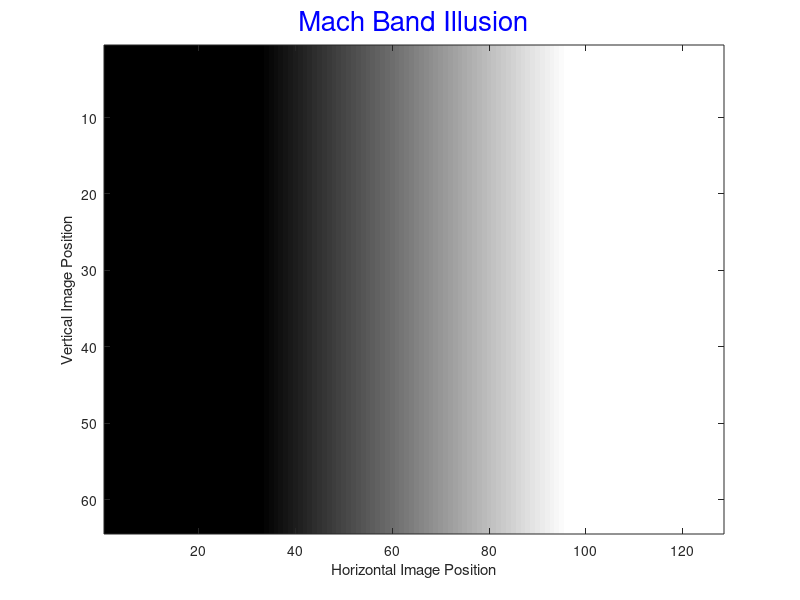
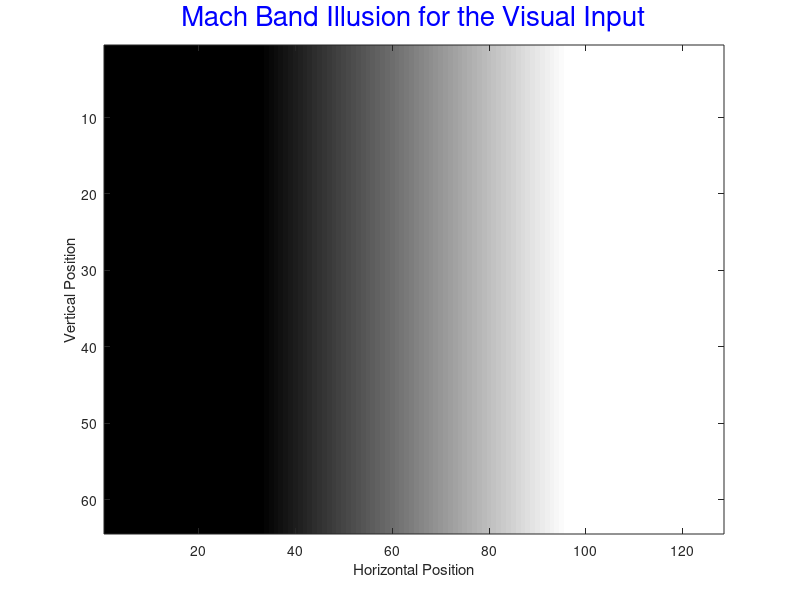
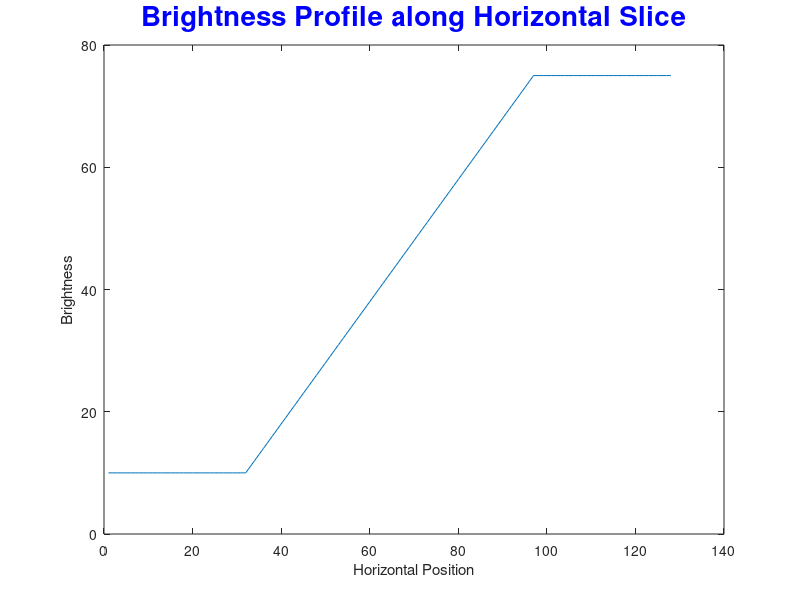

Recreate these plots in MATLAB, in order. (Note: this script raises an error after producing the figures.)
%Jessi Singh
%BIOENG 
%Systems Neuroscience
%Jan 15, 2024

%% Step 1: 
%a) Create the visual input for the Mach Band Illusion
input_matrix = zeros(64, 128); % Initialize a 64 by 128 matrix

%Linearly increase from 10 to 32 for the first 32 columns
input_matrix(:, 1:32) = repmat(linspace(10, 32, 32), 64, 1);

%Linearly increase from 32 to 64 for the next 32 columns
input_matrix(:, 33:64) = repmat(linspace(32, 64, 32), 64, 1);

%Set the rest of the columns to 75
input_matrix(:, 65:end) = 75;


%% step 1 alternate
% Create portions of Mach Band
part1 = ones(64, 32) * 10;
part2 = repmat(11:75, 64, 1);
part3 = ones(64, 31) * 75;

% Concatenate to create the Mach Band matrix
input_matrix = [part1, part2, part3];

% Display the Mach Band image
figure('Color', 'w');
imagesc(input_matrix);
colormap gray;
title('Mach Band Illusion', 'FontSize', 20, 'FontWeight', 'normal', 'Color', 'b');
xlabel('Horizontal Image Position');
ylabel('Vertical Image Position');



%%
% Display the input image
figure('Color', 'w');
colormap gray;
imagesc(input_matrix);
title('Mach Band Illusion for the Visual Input', 'FontSize',20,'FontWeight','normal','Color','b');
xlabel('Horizontal Position');
ylabel('Vertical Position');
% Part 1: Mach Band Illusion
% 
% % a) Create the visual input for the Mach Band Illusion
% %step 1 attempt 2
% input_matrix = zeros(64, 128); %because 64 by 128
% input_matrix(:, 1:32) = repmat(10:32, 32, 1);
% input_matrix(:, 33:64) = 64+.1;
% input_matrix(:, 64:end) = 75;
% % 
% % step 1 attempt 1 
% imageMatrix(:, 1:32) = 10;
% imageMatrix(:, 33+75) = 75;
% 
% figure;
% imagesc(input_matrix);
% colormap gray;
% title('Mach Band Illusion for the Visual Input');
%% step 1 attept 3
% 
% % Problem 1a
% image_matrix = ones(64, 128) * 75;
% image_matrix(:, 1:32) = repmat(linspace(10, 32, 32), 64, 1); % Linearly increase from 10 to 32
% image_matrix(:, 33:64) = repmat(linspace(32, 64, 32), 64, 1); % Linearly increase from 32 to 64
% imagesc(image_matrix);
% 
% figure;
% imagesc(input_matrix);
% colormap gray;
% title('Mach Band Illusion for the Visual Input');


%% attempt 1 
% b) Plot brightness as a function of horizontal position
slice = input_matrix(32, :);
figure('Color', 'w');
plot(slice);

xlabel('Horizontal Position');
ylabel('Brightness');
title('Brightness Profile along Horizontal Slice', 'FontSize',20, 'FontWeight','bold', 'Color','b');
% Set y-axis lower limit to 0
ylim([0, 80]);
% %% attempt 2 - loosk the same as one lol
% % b) Plot brightness as a function of horizontal position
% brightness_slice = mean(input_matrix, 1); % Take the mean along the rows
% figure;
% plot(brightness_slice, 'LineWidth', 2);
% title('Brightness as a Function of Horizontal Position', 'FontSize',20,'FontWeight','normal','Color','b');
% xlabel('Horizontal Position');
% ylabel('Brightness');
% colormap gray;


%% attempt 3 
% c) Create the receptive field of a retinal ganglion cell
% c) Create the receptive field of a retinal ganglion cell
[X, Y] = meshgrid(-2:2);

% Create modified circular Gaussian functions

% Calculate the normalization factor
norm_factor = 1 / (2 * pi * std_x * std_y);

% Calculate the exponential part of the Gaussian
;
Egaus = (2.*pi.*SF.*X) * exp(-(X.^2 + Y.^2) / (2 * 2^2));
Igaus =  (2.*pi.*SF.*X)* exp(-(X.^2 + Y.^2) / (2 * 6^2)); % Invert the Gaussian to make the surround dark

S = 500;
IE = 6;
recf = S * (Egaus - IE * Igaus);

% Display the receptive field
figure;
imagesc(recf);
colormap gray; %hot,jet,pink
% Set the color axis limits to be close to -6 and 4


title('Receptive Field of a Retinal Ganglion Cell', 'FontSize', 20, 'Color','b');
xlabel('horozontal posistion')
ylabel('vertical posistion')

%%
% d) Convolve receptive field and input image
input_matrix = [part1, part2, part3];
recf = S * (Egaus - IE * Igaus);
conv_res = conv2(input_matrix, recf, 'valid');

figure;
imagesc(conv_res);
colormap gray;
title('Output after Convolution', 'FontSize', 20, 'Color','b');

%% attempt d part II 
% d) Convolve your receptive field and input image
convolved_output = conv2(input_matrix, recf, 'valid');

% Display the output of the convolution
figure;
imagesc(convolved_output);
colormap gray;
title('Output of Convolution with Receptive Field', 'FontSize', 14);
xlabel('Horizontal Position');
ylabel('Vertical Position');

% Plot a horizontal slice through the output matrix
figure;
slice_position = size(convolved_output, 1) / 2;
plot(convolved_output(slice_position, :), 'LineWidth', 2);
title('Horizontal Slice through Convolution Output', 'FontSize', 14);
xlabel('Horizontal Position');
ylabel('Brightness');


%% Step 2 

% Part 2: Gabor Function - wrong 
% 
% % a) Define values
% OR = pi/2; % Orientation in radians
% % SF = 0.05; % Spatial frequency
% 
% % b) Create matrices
% [x, y] = meshgrid(-20:20);
% 
% % Skew and rotate the Gaussian
% X = x * cos(OR) + y * sin(OR);
% Y = -x * sin(OR) + y * cos(OR);
% 
% % c) Create Gabor function
% std_x = 7;
% std_y = 17;
% 
% % 2D Gaussian
% % gaussian = exp(-0.5 * ((X/std_x).^2 + (Y/std_y).^2));
% gaussian = exp(-((X.^2 ./ (2.*std_x.^2)) + (Y.^2 ./ (2.*std_y.^2))));
% 
% % Modulate the Gaussian with a sine wave
% A = sin(2.*pi.*SF.*X) ./ (2.*pi.*std_x.*std_y); % (2*pi*SF*X.*Y);
% 
% % Gabor function
% gabor_function = A .* gaussian;
% 
% figure; imagesc(gabor_function); colormap gray; axis square;
% title ('Gabor Function with OR = pi/2 and SF = .05')
% xlabel('Horizontal Posisition')
% ylabel('Vertical Posistion')
% % temp plot out 
% %  Plot the Gabor function
% % surf(gabor_function);
% % title('Gabor Function');

%% step 2 new new new new 

%% Step 1c: Create the receptive field of a retinal ganglion cell - wrong

% Create matrices
[X, Y] = meshgrid(-2:2);

% Convert to polar coordinates
[Theta, Rho] = cart2pol(X, Y);

% Create modified circular Gaussian functions
Egaus = exp(-(Rho.^2) / (2 * 2^2)); % Use element-wise exponentiation
Igaus = 1 - exp(-(Rho.^2) / (2 * 6^2)); % Use element-wise exponentiation, and invert the Gaussian to make the surround dark

S = 500;
IE = 6;
recf = S * (Egaus - IE * Igaus);

% Display the receptive field with colormap gray and colorbar
figure;
imagesc(recf);
colormap gray;
colorbar;

title('Receptive Field of a Retinal Ganglion Cell', 'FontSize', 20, 'Color', 'b');
xlabel('Horizontal Position');
ylabel('Vertical Position');

% d) Convolve receptive field and input image
input_matrix = [part1, part2, part3];
recf = S * (Egaus - IE * Igaus);
conv_res = conv2(input_matrix, recf, 'valid');

figure;
imagesc(conv_res);
colormap gray;
title('Output after Convolution', 'FontSize', 20, 'Color','b');

%% Manipulate the OR pi/2 and .1 

% Part 2: Gabor Function

% a) Define values
OR = pi/4 % Orientation in radians
SF = 0.05; % Spatial frequency

% b) Create matrices
[x, y] = meshgrid(-20:20);

% Skew and rotate the Gaussian
X = x * cos(OR) + y * sin(OR);
Y = -x * sin(OR) + y * cos(OR);

% c) Create Gabor function
std_x = 7;
std_y = 17;

% 2D Gaussian
% gaussian = exp(-0.5 * ((X/std_x).^2 + (Y/std_y).^2));
gaussian = exp(-((X.^2 ./ (2.*std_x.^2)) + (Y.^2 ./ (2.*std_y.^2))));

% Modulate the Gaussian with a sine wave
A = sin(2.*pi.*SF.*X) ./ (2.*pi.*std_x.*std_y); % (2*pi*SF*X.*Y);

% Gabor function
gabor_function = A .* gaussian;

figure; imagesc(gabor_function); colormap gray; axis square;
title ('Gabor Function with OR = pi/4 and SF = .05')
xlabel('Horizontal Posisition')
ylabel('Vertical Posistion')
% temp plot out 
%  Plot the Gabor function
% surf(gabor_function);
% title('Gabor Function');
%%
%%% Part 2: Gabor Function

% a) Define values
OR = pi/2; % Orientation in radians
SF = 0.1; % Spatial frequency

% b) Create matrices
[x, y] = meshgrid(-20:20);

% Skew and rotate the Gaussian
X = x * cos(OR) + y * sin(OR);
Y = -x * sin(OR) + y * cos(OR);

% c) Create Gabor function
std_x = 7;
std_y = 17;

% 2D Gaussian
% gaussian = exp(-0.5 * ((X/std_x).^2 + (Y/std_y).^2));

gaussian = exp(-((X.^2 ./ (2.*std_x.^2)) + (Y.^2 ./ (2.*std_y.^2))));

% Modulate the Gaussian with a sine wave
A = sin(2.*pi.*SF.*X) ./ (2.*pi.*std_x.*std_y); % (2*pi*SF*X.*Y);

% Gabor function
gabor_function = A .* gaussian;

figure; imagesc(gabor_function); colormap gray; axis square;
title ('Gabor Function with OR = pi/2 and SF = .1')
xlabel('Horizontal Posisition')
ylabel('Vertical Posistion')
% temp plot out 
%  Plot the Gabor function
% surf(gabor_function);
% title('Gabor Function');
%% Play with OR (try pi/2 or pi/4) and SF (try .05 or .1) 

%%% Part 2: Gabor Function

% a) Define values
OR = pi/2; % Orientation in radians which is pi/2
SF = 0.05; % Spatial frequency

% b) Create matrices
[x, y] = meshgrid(-20:20);

% Skew and rotate the Gaussian
X = x * cos(OR) + y * sin(OR);
Y = -x * sin(OR) + y * cos(OR);

% c) Create Gabor function
std_x = 7;
std_y = 17;

% 2D Gaussian
% gaussian = exp(-0.5 * ((X/std_x).^2 + (Y/std_y).^2));
gaussian = exp(-((X.^2 ./ (2.*std_x.^2)) + (Y.^2 ./ (2.*std_y.^2))));

% Modulate the Gaussian with a sine wave
A = sin(2.*pi.*SF.*X) ./ (2.*pi.*std_x.*std_y); % (2*pi*SF*X.*Y);

% Gabor function
gabor_function = A .* gaussian;

figure; imagesc(gabor_function); colormap gray; axis square;
title ('Gabor Function with OR = pi/4 and SF = .1')
xlabel('Horizontal Posisition')
ylabel('Vertical Posistion')
% temp plot out 
%  Plot the Gabor function
% surf(gabor_function);
% title('Gabor Function');

% imagesc(gabor_function)
% still step 2 
% e) Load 'rose.jpg' and convolve with Gabor function
% Load 'rose.jpg' and convert to grayscale
% rose_image = imread('C:\Users\jaspreetsingh\MATLAB-Drive\Systems Neuroscience\rose.jpg'); 
rose_image = imread('rose.jpg');
% rose=im2double(imread("rose.jpg"))
gabor_function = A .* gaussian;
gray_rose = double(rose_image);
convolved_image = conv2(gray_rose, gabor_function, 'same');

% Plot original image
figure;
sgtitle('Rose and Convolved Rose with OR = pi/2 and SF =.05')
subplot(1, 2, 1);
imagesc(gray_rose);
colormap gray;
title('Original Image');
xlabel('Horizontal Position (pixel)');
ylabel('Vertical Position(pixel)');

% Plot result of convolution
% figure;
subplot(1, 2, 2);
imagesc(convolved_image);
colormap gray;
title ('Convolved Rose')
xlabel('Horizontal Position (pixel)');
ylabel('Vertical Position(pixel)');
% Assuming convolved_image is your matrix
min_value = min(convolved_image(:));
max_value = max(convolved_image(:));

%%
%% Play with OR (try pi/2 or pi/4) and SF (try .05 or .1) 

%%% Part 2: Gabor Function

% a) Define values
OR = pi/2; % Orientation in radians which is pi/2
SF = 0.1; % Spatial frequency

% b) Create matrices
[x, y] = meshgrid(-20:20);

% Skew and rotate the Gaussian
X = x * cos(OR) + y * sin(OR);
Y = -x * sin(OR) + y * cos(OR);

% c) Create Gabor function
std_x = 7;
std_y = 17;

% 2D Gaussian
% gaussian = exp(-0.5 * ((X/std_x).^2 + (Y/std_y).^2));
gaussian = exp(-((X.^2 ./ (2.*std_x.^2)) + (Y.^2 ./ (2.*std_y.^2))));

% Modulate the Gaussian with a sine wave
A = sin(2.*pi.*SF.*X) ./ (2.*pi.*std_x.*std_y); % (2*pi*SF*X.*Y);

% Gabor function
gabor_function = A .* gaussian;

figure; imagesc(gabor_function); colormap gray; axis square;
title ('Gabor Function with OR = pi/4 and SF = .1')
xlabel('Horizontal Posisition')
ylabel('Vertical Posistion')
% temp plot out 
%  Plot the Gabor function
% surf(gabor_function);
% title('Gabor Function');

% imagesc(gabor_function)
% still step 2 
% e) Load 'rose.jpg' and convolve with Gabor function
% Load 'rose.jpg' and convert to grayscale
% rose_image = imread('C:\Users\jaspreetsingh\MATLAB-Drive\Systems Neuroscience\rose.jpg'); 
rose_image = imread('rose.jpg');
% rose=im2double(imread("rose.jpg"))
gabor_function = A .* gaussian;
gray_rose = double(rose_image);
convolved_image = conv2(gray_rose, gabor_function, 'same');

% Plot original image
figure;
sgtitle('Rose and Convolved Rose 2 with OR = pi/2 and SF =.1')
subplot(1, 2, 1);
imagesc(gray_rose);
colormap gray;
title('Original Image');
xlabel('Horizontal Position (pixel)');
ylabel('Vertical Position(pixel)');

% Plot result of convolution
% figure;
subplot(1, 2, 2);
imagesc(convolved_image);
colormap gray;
title ('Convolved Rose')
xlabel('Horizontal Position (pixel)');
ylabel('Vertical Position(pixel)');
% Assuming convolved_image is your matrix
min_value = min(convolved_image(:));
max_value = max(convolved_image(:));

%%
%% Play with OR (try pi/2 or pi/4) and SF (try .05 or .1) 

%%% Part 2: Gabor Function

% a) Define values
OR = pi/4; % Orientation in radians which is pi/2
SF = 0.05; % Spatial frequency

% b) Create matrices
[x, y] = meshgrid(-20:20);

% Skew and rotate the Gaussian
X = x * cos(OR) + y * sin(OR);
Y = -x * sin(OR) + y * cos(OR);

% c) Create Gabor function
std_x = 7;
std_y = 17;

% 2D Gaussian
% gaussian = exp(-0.5 * ((X/std_x).^2 + (Y/std_y).^2));
gaussian = exp(-((X.^2 ./ (2.*std_x.^2)) + (Y.^2 ./ (2.*std_y.^2))));

% Modulate the Gaussian with a sine wave
A = sin(2.*pi.*SF.*X) ./ (2.*pi.*std_x.*std_y); % (2*pi*SF*X.*Y);

% Gabor function
gabor_function = A .* gaussian;

figure; imagesc(gabor_function); colormap gray; axis square;
title ('Gabor Function with OR = pi/4 and SF = .1')
xlabel('Horizontal Posisition')
ylabel('Vertical Posistion')
% temp plot out 
%  Plot the Gabor function
% surf(gabor_function);
% title('Gabor Function');

% imagesc(gabor_function)
% still step 2 
% e) Load 'rose.jpg' and convolve with Gabor function
% Load 'rose.jpg' and convert to grayscale
% rose_image = imread('C:\Users\jaspreetsingh\MATLAB-Drive\Systems Neuroscience\rose.jpg'); 
rose_image = imread('rose.jpg');
% rose=im2double(imread("rose.jpg"))
gabor_function = A .* gaussian;
gray_rose = double(rose_image);
convolved_image = conv2(gray_rose, gabor_function, 'same');

% Plot original image
figure;
sgtitle('Rose and Convolved Rose 3 with OR = pi/4 and SF =.05')
subplot(1, 2, 1);
imagesc(gray_rose);
colormap gray;
title('Original Image');
xlabel('Horizontal Position (pixel)');
ylabel('Vertical Position(pixel)');

% Plot result of convolution
% figure;
subplot(1, 2, 2);
imagesc(convolved_image);
colormap gray;
title ('Convolved Rose')
xlabel('Horizontal Position (pixel)');
ylabel('Vertical Position(pixel)');
% Assuming convolved_image is your matrix
min_value = min(convolved_image(:));
max_value = max(convolved_image(:));

%%
%% Play with OR (try pi/2 or pi/4) and SF (try .05 or .1) 

%%% Part 2: Gabor Function

% a) Define values
OR = pi/4; % Orientation in radians which is pi/2
SF = 0.05; % Spatial frequency

% b) Create matrices
[x, y] = meshgrid(-20:20);

% Skew and rotate the Gaussian
X = x * cos(OR) + y * sin(OR);
Y = -x * sin(OR) + y * cos(OR);

% c) Create Gabor function
std_x = 7;
std_y = 17;

% 2D Gaussian
% gaussian = exp(-0.5 * ((X/std_x).^2 + (Y/std_y).^2));

gaussian = exp(-((X.^2 ./ (2.*std_x.^2)) + (Y.^2 ./ (2.*std_y.^2))));

% Modulate the Gaussian with a sine wave
A = sin(2.*pi.*SF.*X) ./ (2.*pi.*std_x.*std_y); % (2*pi*SF*X.*Y);

% Gabor function
gabor_function = A .* gaussian;

figure; imagesc(gabor_function); colormap gray; axis square;
title ('Gabor Function with OR = pi/4 and SF = .1')
xlabel('Horizontal Posisition')
ylabel('Vertical Posistion')
% temp plot out 
%  Plot the Gabor function
% surf(gabor_function);
% title('Gabor Function');

% imagesc(gabor_function)
% still step 2 
% e) Load 'rose.jpg' and convolve with Gabor function
% Load 'rose.jpg' and convert to grayscale
% rose_image = imread('C:\Users\jaspreetsingh\MATLAB-Drive\Systems Neuroscience\rose.jpg'); 
rose_image = imread('rose.jpg');
% rose=im2double(imread("rose.jpg"))
gabor_function = A .* gaussian;
gray_rose = double(rose_image);
convolved_image = conv2(gray_rose, gabor_function, 'same');

% Plot original image
figure;
sgtitle('Rose and Convolved Rose 3 with OR = pi/4 and SF =.05')
subplot(1, 2, 1);
imagesc(gray_rose);
colormap gray;
title('Original Image');
xlabel('Horizontal Position (pixel)');
ylabel('Vertical Position(pixel)');

% Plot result of convolution
% figure;
subplot(1, 2, 2);
imagesc(convolved_image);
colormap gray;
title ('Convolved Rose')
xlabel('Horizontal Position (pixel)');
ylabel('Vertical Position(pixel)');
% Assuming convolved_image is your matrix
min_value = min(convolved_image(:));
max_value = max(convolved_image(:));


%% rose 4 

%% Play with OR (try pi/2 or pi/4) and SF (try .05 or .1) 

%%% Part 2: Gabor Function

% a) Define values
OR = pi/4; % Orientation in radians which is pi/2
SF = 0.1; % Spatial frequency

% b) Create matrices
[x, y] = meshgrid(-20:20);

% Skew and rotate the Gaussian
X = x * cos(OR) + y * sin(OR);
Y = -x * sin(OR) + y * cos(OR);

% c) Create Gabor function
std_x = 7;
std_y = 17;

% 2D Gaussian
% gaussian = exp(-0.5 * ((X/std_x).^2 + (Y/std_y).^2));
gaussian = exp(-((X.^2 ./ (2.*std_x.^2)) + (Y.^2 ./ (2.*std_y.^2))));

% Modulate the Gaussian with a sine wave
A = sin(2.*pi.*SF.*X) ./ (2.*pi.*std_x.*std_y); % (2*pi*SF*X.*Y);

% Gabor function
gabor_function = A .* gaussian;

figure; imagesc(gabor_function); colormap gray; axis square;
title ('Gabor Function with OR = pi/4 and SF = .1')
xlabel('Horizontal Posisition')
ylabel('Vertical Posistion')
% temp plot out 
%  Plot the Gabor function
% surf(gabor_function);
% title('Gabor Function');

% imagesc(gabor_function)
% still step 2 
% e) Load 'rose.jpg' and convolve with Gabor function
% Load 'rose.jpg' and convert to grayscale
% rose_image = imread('C:\Users\jaspreetsingh\MATLAB-Drive\Systems Neuroscience\rose.jpg'); 
rose_image = imread('rose.jpg');
% rose=im2double(imread("rose.jpg"))
gabor_function = A .* gaussian;
gray_rose = double(rose_image);
convolved_image = conv2(gray_rose, gabor_function, 'same');

% Plot original image
figure;
sgtitle('Rose and Convolved Rose 4 with OR = pi/4 and SF =.1')
subplot(1, 2, 1);
imagesc(gray_rose);
colormap gray;
title('Original Image');
xlabel('Horizontal Position (pixel)');
ylabel('Vertical Position(pixel)');

% Plot result of convolution
% figure;
subplot(1, 2, 2);
imagesc(convolved_image);
colormap gray;
title ('Convolved Rose')
xlabel('Horizontal Position (pixel)');
ylabel('Vertical Position(pixel)');
% Assuming convolved_image is your matrix
min_value = min(convolved_image(:));
max_value = max(convolved_image(:));

%% rose convolved plot 3 with diff params
% imagesc(gabor_function)
% still step 2 
% e) Load 'rose.jpg' and convolve with Gabor function
% Load 'rose.jpg' and convert to grayscale
% rose_image = imread('C:\Users\jaspreetsingh\MATLAB-Drive\Systems Neuroscience\rose.jpg'); 
rose_image = imread('rose.jpg');
% rose=im2double(imread("rose.jpg"))
gabor_function = A .* gaussian;
gray_rose = double(rose_image);
convolved_image = conv2(gray_rose, gabor_function, 'same');

% Plot original image
figure;
sgtitle('Rose and Convolved Rose 3')
subplot(1, 2, 1);
imagesc(gray_rose);
colormap gray;
title('Original Image');
xlabel('Horizontal Position (pixel)');
ylabel('Vertical Position(pixel)');

% Plot result of convolution
% figure;
subplot(1, 2, 2);
imagesc(convolved_image);
colormap gray;
xlabel('Horizontal Position (pixel)');
ylabel('Vertical Position(pixel)');
% Assuming convolved_image is your matrix
min_value = min(convolved_image(:));
max_value = max(convolved_image(:));
% 
% % Display the image with the appropriate display range
% imshow(convolved_image, [min_value, max_value]);
% imshow(convolved_image, []);
% title('Convolved Image');

% % f) Play with OR and SF
% new_OR = pi/4; % Try different values
% new_SF = 0.05; % Try different values
% % % % % % % % % % % 
% % % % % % % % % % % % Update Gabor function with new orientation and spatial frequency
% % % % % % % % % % % new_X = x * cos(new_OR) + y * sin(new_OR);
% % % % % % % % % % % new_Y = -x * sin(new_OR) + y * cos(new_OR);
% % % % % % % % % % % new_A = sin(2*pi*new_SF*x) ./ (2*pi*new_SF*x.*y);
% % % % % % % % % % % new_gabor_function = new_A .* exp(-0.5 * ((new_X/std_x).^2 + (new_Y/std_y).^2));

% % % % % % % % % % % % % % Convolve with updated Gabor function
% % % % % % % % % % % % % new_convolved_image = conv2(gray_rose, new_gabor_function, 'same');
% % % % % % % % % % % % % 
% % % % % % % % % % % % % % Plot the result of convolution with new parameters
% % % % % % % % % % % % % figure;
% % % % % % % % % % % % % subplot(1, 2, 1);
% % % % % % % % % % % % % imagesc(convolved_image);
% % % % % % % % % % % % % colorbar; % Add a colorbar to show intensity scale

%% Step 3: Hgrid image and stimulated visual image

% 1) Load the image
hgrid = load('hgrid.mat');
image_hgrid = hgrid.hgrid;
%%

%% Step 3: retina function

% Load image
% load('hgrid.mat');
imshow(hgrid);
title("Hgrid Origional Image")
xlabel ("horozontal posistion")
ylabel ('vertical posistion')

% Define parameters
size_fraction = 0.1;
kernel_std = 0.15;

% Call retina function
retina_output_with_dots = retina(size_fraction, kernel_std, hgrid);
figure;
subplot(1, 2, 1);
colormap gray;
imagesc(retina_output_with_dots);
title('Illusory Gray Dots');

% Adjust parameters to make dots disappear
size_fraction = 0.04;
retina_output_without_dots = retina(size_fraction, kernel_std, hgrid);
subplot(1, 2, 2);
imagesc(retina_output_without_dots);
colormap gray;
title('No Illusory Gray Dots');

% Updated retina function
function im = retina(pct, sd, image)
    imSize = max(size(image));
    rfSize = round(pct * imSize);
    dog = fspecial('log', rfSize, rfSize * sd);
    c = -filter2(dog, image); % switch the sign here for an off-center cell
    % these two lines rescale c between 0 and 1
    c = c - min(min(c)); 
    c = c / max(max(c));
  
    im = c;
end

%% adjusting parameters 


%title ('Adjusted Parameter No Gray Dot 1') 

%

